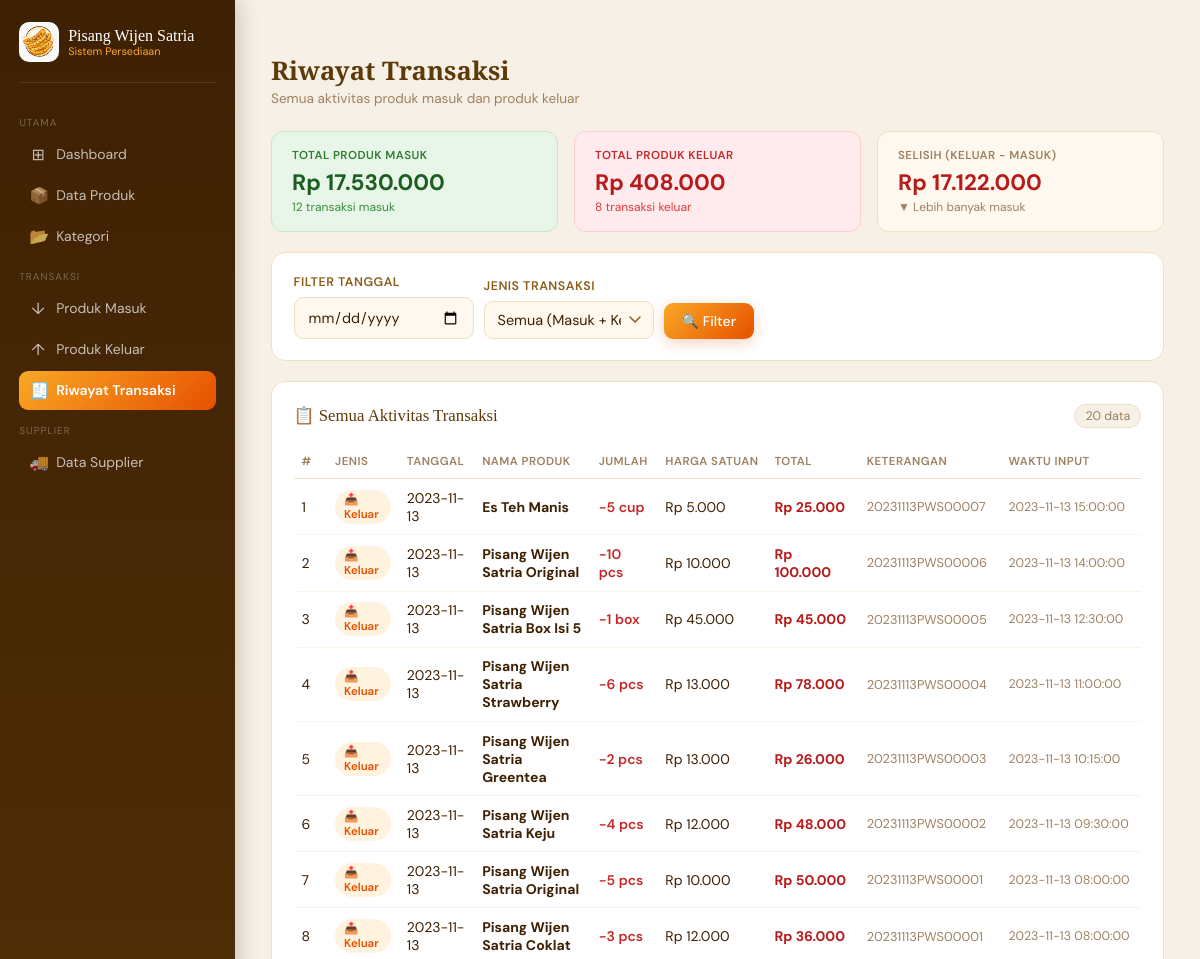
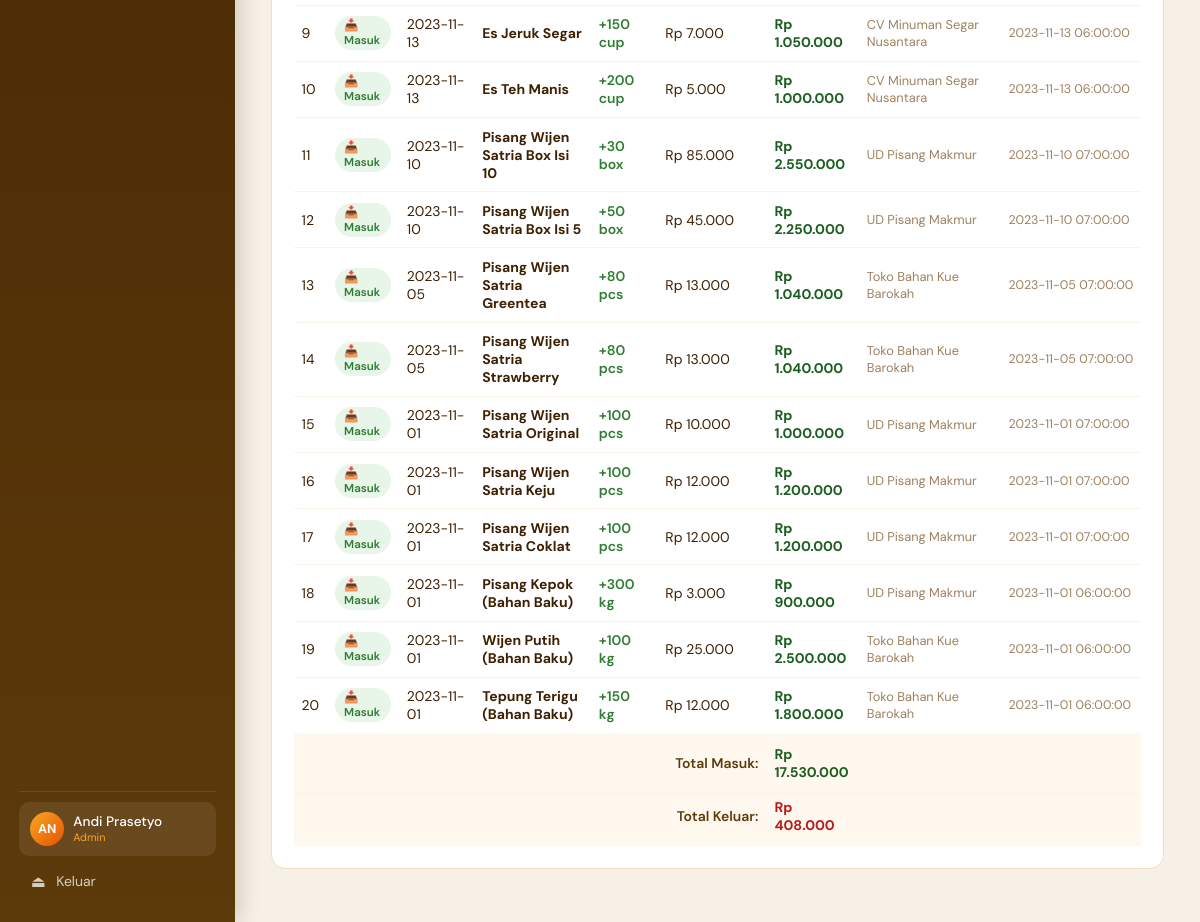
The page /riwayat_transaksi.php (signed in) on the database its author committed (2 pictures, top to bottom).
### tables this page shows
CREATE TABLE `produk_keluar` (
  `id_produk_keluar` int(11) NOT NULL,
  `id_produk_masuk` int(11) NOT NULL,
  `id_transaksi` varchar(20) NOT NULL,
  `qty_kel` varchar(20) NOT NULL,
  `tgl_keluar` varchar(20) NOT NULL,
  `time` timestamp NOT NULL DEFAULT current_timestamp()
);

CREATE TABLE `produk` (
  `id_produk` int(11) NOT NULL,
  `id_kategori` int(11) NOT NULL,
  `id_supplier` int(11) NOT NULL,
  `kode_produk` varchar(10) NOT NULL,
  `stok_min` int(11) NOT NULL,
  `nama_produk` varchar(50) NOT NULL,
  `harga_produk` varchar(25) NOT NULL,
  `satuan` varchar(10) NOT NULL,
  `stok_supp` int(11) NOT NULL
);

CREATE TABLE `produk_masuk` (
  `id_produk_masuk` int(11) NOT NULL,
  `id_produk` int(11) NOT NULL,
  `id_tran_supp` int(11) NOT NULL,
  `qty` varchar(20) NOT NULL,
  `sisa` int(11) NOT NULL,
  `create_time` timestamp NOT NULL DEFAULT current_timestamp(),
  `tgl_masuk` varchar(15) DEFAULT NULL
);

CREATE TABLE `supplier` (
  `id_supplier` int(11) NOT NULL,
  `nama_supplier` varchar(50) NOT NULL,
  `nama_toko` varchar(50) NOT NULL,
  `alamat` varchar(125) NOT NULL,
  `no_hp` varchar(15) NOT NULL,
  `username_supp` varchar(50) NOT NULL,
  `pass_supp` varchar(50) NOT NULL
);

### riwayat_transaksi.php (the view, shortened to what this page needs)
<?php
require_once 'koneksi.php';
$filter_tgl  = isset($_GET['tgl'])  ? mysqli_real_escape_string($koneksi, $_GET['tgl'])  : '';
$filter_jenis= isset($_GET['jenis'])? mysqli_real_escape_string($koneksi, $_GET['jenis']): '';
$where_masuk = "WHERE 1=1";
$q_masuk = mysqli_query($koneksi,
    "SELECT
        pm.id_produk_masuk AS id_ref,
        'masuk'            AS jenis,
        pm.tgl_masuk       AS tanggal,
        p.nama_produk,
        pm.qty             AS jumlah,
        p.satuan,
        p.harga_produk     AS harga_satuan,
        (CAST(pm.qty AS UNSIGNED) * CAST(p.harga_produk AS UNSIGNED)) AS total,
        s.nama_toko        AS keterangan,
        pm.create_time     AS waktu
     FROM produk_masuk pm
     LEFT JOIN produk  p ON pm.id_produk   = p.id_produk
     LEFT JOIN transaksi_supp ts ON pm.id_tran_supp = ts.id_tran_supp
     LEFT JOIN supplier s ON ts.id_supplier = s.id_supplier
     $where_masuk
     ORDER BY pm.create_time DESC LIMIT 100");
$where_keluar = "WHERE 1=1";
$q_keluar = mysqli_query($koneksi,
    "SELECT
        pk.id_produk_keluar AS id_ref,
        'keluar'            AS jenis,
        pk.tgl_keluar       AS tanggal,
        p.nama_produk,
        pk.qty_kel          AS jumlah,
        p.satuan,
        p.harga_produk      AS harga_satuan,
        (CAST(pk.qty_kel AS UNSIGNED) * CAST(p.harga_produk AS UNSIGNED)) AS total,
        pk.id_transaksi     AS keterangan,
        pk.time             AS waktu
     FROM produk_keluar pk
     LEFT JOIN produk_masuk pm ON pk.id_produk_masuk = pm.id_produk_masuk
     LEFT JOIN produk p ON pm.id_produk = p.id_produk
     LEFT JOIN kategori k ON p.id_kategori = k.id_kategori
     $where_keluar
     AND (k.nama_kategori != 'Bahan Baku' OR k.nama_kategori IS NULL)
     ORDER BY pk.time DESC LIMIT 100");
$semua = [];
while ($r = mysqli_fetch_assoc($q_masuk))  $semua[] = $r;
while ($r = mysqli_fetch_assoc($q_keluar)) $semua[] = $r;
usort($semua, fn($a,$b) => strtotime($b['waktu']) - strtotime($a['waktu']));
$total_masuk  = 0; $jml_masuk  = 0;
$total_keluar = 0; $jml_keluar = 0;
foreach ($semua as $r) {
    if ($r['jenis'] === 'masuk')  { $total_masuk  += $r['total']; $jml_masuk++;  }
    if ($r['jenis'] === 'keluar') { $total_keluar += $r['total']; $jml_keluar++; }
}
include 'header_nav.php';
?>
<div class="page-head">
  <div>
    <h1 class="page-title">Riwayat Transaksi</h1>
    <p class="page-sub">Semua aktivitas produk masuk dan produk keluar</p>
  </div>
</div>
<div style="display:grid;grid-template-columns:repeat(3,1fr);gap:1rem;margin-bottom:1.25rem">
  <div style="background:#E8F5E9;border:1px solid #C8E6C9;border-radius:12px;padding:1rem 1.25rem">
    <div style="font-size:.72rem;font-weight:600;text-transform:uppercase;letter-spacing:.04em;color:#2E7D32;margin-bottom:.3rem">Total Produk Masuk</div>
    <div style="font-size:1.4rem;font-weight:700;color:#1B5E20">Rp <?= number_format($total_masuk,0,',','.') ?></div>
    <div style="font-size:.75rem;color:#388E3C;margin-top:2px"><?= $jml_masuk ?> transaksi masuk</div>
  </div>
  <div style="background:#FFEBEE;border:1px solid #FFCDD2;border-radius:12px;padding:1rem 1.25rem">
    <div style="font-size:.72rem;font-weight:600;text-transform:uppercase;letter-spacing:.04em;color:#C62828;margin-bottom:.3rem">Total Produk Keluar</div>
    <div style="font-size:1.4rem;font-weight:700;color:#B71C1C">Rp <?= number_format($total_keluar,0,',','.') ?></div>
    <div style="font-size:.75rem;color:#E53935;margin-top:2px"><?= $jml_keluar ?> transaksi keluar</div>
  </div>
  <div style="background:var(--krem);border:1px solid var(--border);border-radius:12px;padding:1rem 1.25rem">
    <div style="font-size:.72rem;font-weight:600;text-transform:uppercase;letter-spacing:.04em;color:var(--muda);margin-bottom:.3rem">Selisih (Keluar − Masuk)</div>
    <?php $selisih = $total_keluar - $total_masuk; ?>
    <div style="font-size:1.4rem;font-weight:700;color:<?= $selisih >= 0 ? '#1B5E20' : '#B71C1C' ?>">
      Rp <?= number_format(abs($selisih),0,',','.') ?>
    </div>
    <div style="font-size:.75rem;color:var(--muda);margin-top:2px">
      <?= $selisih >= 0 ? '▲ Lebih banyak keluar' : '▼ Lebih banyak masuk' ?>
    </div>
  </div>
</div>
<div class="card mb">
  <form method="GET" action="riwayat_transaksi.php"
        style="display:flex;gap:10px;align-items:flex-end;flex-wrap:wrap">
    <div class="form-group" style="margin:0">
      <label class="form-label">Filter Tanggal</label>
      <input class="form-input" type="date" name="tgl"
             value="<?= htmlspecialchars($filter_tgl) ?>" style="width:180px">
    </div>
    <div class="form-group" style="margin:0">
      <label class="form-label">Jenis Transaksi</label>
      <select class="form-input" name="jenis" style="width:170px">
        <option value=""    <?= $filter_jenis==''      ?'selected':'' ?>>Semua (Masuk + Keluar)</option>
      </select>
    </div>
    <button type="submit" class="btn btn-utama">🔍 Filter</button>
  </form>
</div>
<div class="card">
  <div class="card-head">
    <span class="card-title">📋 Semua Aktivitas Transaksi</span>
    <span class="badge-count"><?= count($semua) ?> data</span>
  </div>
  <?php if (empty($semua)): ?>
  <div style="text-align:center;padding:2.5rem;color:var(--muda)">
    📭 Belum ada data transaksi<?= $filter_tgl ? " pada tanggal $filter_tgl" : '' ?>.
    <br><br>
    <a href="produk_masuk.php" class="btn btn-utama" style="margin-right:8px">+ Catat Produk Masuk</a>
    <a href="produk_keluar.php" class="btn btn-abu">+ Catat Produk Keluar</a>
  </div>
  <?php else: ?>
  <div class="table-wrap">
  <table>
    <thead>
      <tr>
        <th>#</th>
        <th>Jenis</th>
        <th>Tanggal</th>
        <th>Nama Produk</th>
        <th>Jumlah</th>
        <th>Harga Satuan</th>
        <th>Total</th>
        <th>Keterangan</th>
        <th>Waktu Input</th>
      </tr>
    </thead>
    <tbody>
      <?php $no = 1; foreach ($semua as $r): ?>
      <tr>
        <td><?= $no++ ?></td>
        <td>
          <?php if ($r['jenis'] === 'masuk'): ?>
            <span class="badge badge-h">📥 Masuk</span>
          <?php else: ?>
            <span class="badge badge-w">📤 Keluar</span>
          <?php endif; ?>
        </td>
        <td><?= htmlspecialchars($r['tanggal'] ?? '-') ?></td>
        <td><strong><?= htmlspecialchars($r['nama_produk'] ?? '-') ?></strong></td>
        <td>
          <span style="font-weight:600;color:<?= $r['jenis']==='masuk'?'#2E7D32':'#C62828' ?>">
            <?= $r['jenis']==='masuk'?'+':'-' ?><?= htmlspecialchars($r['jumlah']) ?>
            <?= htmlspecialchars($r['satuan'] ?? '') ?>
          </span>
        </td>
        <td>Rp <?= number_format((int)$r['harga_satuan'],0,',','.') ?></td>
        <td>
          <strong style="color:<?= $r['jenis']==='masuk'?'#1B5E20':'#B71C1C' ?>">
            Rp <?= number_format((int)$r['total'],0,',','.') ?>
          </strong>
        </td>
        <td style="font-size:.8rem;color:var(--muda)">
          <?= htmlspecialchars($r['keterangan'] ?? '-') ?>
        </td>
        <td style="font-size:.78rem;color:var(--muda);white-space:nowrap">
          <?= $r['waktu'] ?>
        </td>
      </tr>
      <?php endforeach; ?>
    </tbody>
    <tfoot>
      <tr style="background:var(--krem)">
        <td colspan="6" style="text-align:right;font-weight:600;font-size:.875rem;padding:.75rem .5rem;color:var(--coklat)">
          Total Masuk:
        </td>
        <td style="font-weight:700;color:#1B5E20;padding:.75rem .5rem">
          Rp <?= number_format($total_masuk,0,',','.') ?>
        </td>
        <td colspan="2"></td>
      </tr>
      <tr style="background:var(--krem)">
        <td colspan="6" style="text-align:right;font-weight:600;font-size:.875rem;padding:.25rem .5rem .75rem;color:var(--coklat)">
          Total Keluar:
        </td>
        <td style="font-weight:700;color:#B71C1C;padding:.25rem .5rem .75rem">
          Rp <?= number_format($total_keluar,0,',','.') ?>
        </td>
        <td colspan="2"></td>
      </tr>
    </tfoot>
  </table>
  </div>
  <?php endif; ?>
</div>
<?php include 'footer_nav.php'; ?>

### header_nav.php (style rules this page uses)
*, *::before, *::after { margin:0; padding:0; box-sizing:border-box; }
:root { --kuning:#F9A825; --oranye:#E65100; --coklat:#5D3A0A; --coklat-tua:#3E2003; --muda:#9E8060; --krem:#FFF8EE; --border:#EFE0C4; }
body { font-family:'DM Sans',sans-serif; background:#F7F0E6; color:var(--coklat-tua); min-height:100vh; }
.page-head { display:flex; align-items:center; justify-content:space-between; margin-bottom:1.5rem; }
.page-title { font-family:'Playfair Display',serif; font-size:1.6rem; color:var(--coklat); }
.page-sub { font-size:.85rem; color:var(--muda); margin-top:2px; }
.card { background:#fff; border-radius:14px; padding:1.35rem; border:1px solid var(--border); }
.card.mb { margin-bottom:1.25rem; }
.card-head { display:flex; align-items:center; justify-content:space-between; margin-bottom:1.1rem; flex-wrap:wrap; gap:8px; }
.card-title { font-family:'Playfair Display',serif; font-size:1.05rem; color:var(--coklat); }
.badge-count { background:#F7F0E6; border:1px solid var(--border); padding:3px 10px; border-radius:20px; font-size:.78rem; color:var(--muda); }
.form-group { display:flex; flex-direction:column; }
.form-label { font-size:.78rem; font-weight:600; color:#8B5E1A; text-transform:uppercase; letter-spacing:.04em; margin-bottom:.4rem; }
.form-input { padding:10px 13px; border:1.5px solid var(--border); border-radius:9px; font-family:'DM Sans',sans-serif; font-size:.9rem; color:var(--coklat-tua); background:var(--krem); outline:none; transition:border-color .2s, box-shadow .2s; width:100%; }
.form-input::placeholder { color:#C4A882; }
select.form-input { appearance:none; background-repeat:no-repeat; background-position:right 12px center; padding-right:32px; }
.btn { display:inline-flex; align-items:center; gap:5px; padding:9px 18px; border-radius:9px; font-family:'DM Sans',sans-serif; font-size:.875rem; font-weight:500; cursor:pointer; border:none; text-decoration:none; transition:all .18s; white-space:nowrap; }
.btn-utama { background:linear-gradient(135deg,var(--kuning),var(--oranye)); color:#fff; box-shadow:0 4px 14px rgba(230,81,0,.25); }
.table-wrap { overflow-x:auto; }
table { width:100%; border-collapse:collapse; min-width:500px; }
th { font-size:.72rem; text-transform:uppercase; letter-spacing:.04em; color:var(--muda); font-weight:600; padding:.55rem .5rem; text-align:left; border-bottom:1.5px solid var(--border); white-space:nowrap; }
td { padding:.6rem .5rem; font-size:.875rem; border-bottom:1px solid #FAF4E8; vertical-align:middle; }
tr:last-child td { border-bottom:none; }
.badge { display:inline-block; padding:2px 9px; border-radius:20px; font-size:.72rem; font-weight:600; }
.badge-h { background:#E8F5E9; color:#2E7D32; }
.badge-w { background:#FFF3E0; color:#E65100; }

### rows shown on the page
produk_keluar: shows "📤 Keluar", tgl_keluar "2023-11-13", produk.nama_produk "Es Teh Manis", qty_kel "5", produk.satuan "cup", produk.harga_produk "5.000", total "25.000", id_transaksi "20231113PWS00007", time "2023-11-13 15:00:00"
produk_keluar: shows "📤 Keluar", tgl_keluar "2023-11-13", produk.nama_produk "Pisang Wijen Satria Original", qty_kel "10", produk.satuan "pcs", produk.harga_produk "10.000", total "100.000", id_transaksi "20231113PWS00006", time "2023-11-13 14:00:00"
produk_keluar: shows "📤 Keluar", tgl_keluar "2023-11-13", produk.nama_produk "Pisang Wijen Satria Box Isi 5", qty_kel "1", produk.satuan "box", produk.harga_produk "45.000", total "45.000", id_transaksi "20231113PWS00005", time "2023-11-13 12:30:00"
produk_keluar: shows "📤 Keluar", tgl_keluar "2023-11-13", produk.nama_produk "Pisang Wijen Satria Strawberry", qty_kel "6", produk.satuan "pcs", produk.harga_produk "13.000", total "78.000", id_transaksi "20231113PWS00004", time "2023-11-13 11:00:00"
produk_keluar: shows "📤 Keluar", tgl_keluar "2023-11-13", produk.nama_produk "Pisang Wijen Satria Greentea", qty_kel "2", produk.satuan "pcs", produk.harga_produk "13.000", total "26.000", id_transaksi "20231113PWS00003", time "2023-11-13 10:15:00"
produk_keluar: shows "📤 Keluar", tgl_keluar "2023-11-13", produk.nama_produk "Pisang Wijen Satria Keju", qty_kel "4", produk.satuan "pcs", produk.harga_produk "12.000", total "48.000", id_transaksi "20231113PWS00002", time "2023-11-13 09:30:00"
produk_keluar: shows "📤 Keluar", tgl_keluar "2023-11-13", produk.nama_produk "Pisang Wijen Satria Original", qty_kel "5", produk.satuan "pcs", produk.harga_produk "10.000", total "50.000", id_transaksi "20231113PWS00001", time "2023-11-13 08:00:00"
produk_keluar: shows "📤 Keluar", tgl_keluar "2023-11-13", produk.nama_produk "Pisang Wijen Satria Coklat", qty_kel "3", produk.satuan "pcs", produk.harga_produk "12.000", total "36.000", id_transaksi "20231113PWS00001", time "2023-11-13 08:00:00"
produk_masuk: shows "📥 Masuk", tgl_masuk "2023-11-13", id_produk.nama_produk "Es Jeruk Segar", qty "150", id_produk.satuan "cup", id_produk.harga_produk "7.000", total "1.050.000", supplier.nama_toko "CV Minuman Segar Nusantara", create_time "2023-11-13 06:00:00"
produk_masuk: shows "📥 Masuk", tgl_masuk "2023-11-13", id_produk.nama_produk "Es Teh Manis", qty "200", id_produk.satuan "cup", id_produk.harga_produk "5.000", total "1.000.000", supplier.nama_toko "CV Minuman Segar Nusantara", create_time "2023-11-13 06:00:00"
produk_masuk: shows "📥 Masuk", tgl_masuk "2023-11-10", id_produk.nama_produk "Pisang Wijen Satria Box Isi 10", qty "30", id_produk.satuan "box", id_produk.harga_produk "85.000", total "2.550.000", supplier.nama_toko "UD Pisang Makmur", create_time "2023-11-10 07:00:00"
produk_masuk: shows "📥 Masuk", tgl_masuk "2023-11-10", id_produk.nama_produk "Pisang Wijen Satria Box Isi 5", qty "50", id_produk.satuan "box", id_produk.harga_produk "45.000", total "2.250.000", supplier.nama_toko "UD Pisang Makmur", create_time "2023-11-10 07:00:00"
produk_masuk: shows "📥 Masuk", tgl_masuk "2023-11-05", id_produk.nama_produk "Pisang Wijen Satria Greentea", qty "80", id_produk.satuan "pcs", id_produk.harga_produk "13.000", total "1.040.000", supplier.nama_toko "Toko Bahan Kue Barokah", create_time "2023-11-05 07:00:00"
produk_masuk: shows "📥 Masuk", tgl_masuk "2023-11-05", id_produk.nama_produk "Pisang Wijen Satria Strawberry", qty "80", id_produk.satuan "pcs", id_produk.harga_produk "13.000", total "1.040.000", supplier.nama_toko "Toko Bahan Kue Barokah", create_time "2023-11-05 07:00:00"
produk_masuk: shows "📥 Masuk", tgl_masuk "2023-11-01", id_produk.nama_produk "Pisang Wijen Satria Original", qty "100", id_produk.satuan "pcs", id_produk.harga_produk "10.000", total "1.000.000", supplier.nama_toko "UD Pisang Makmur", create_time "2023-11-01 07:00:00"
produk_masuk: shows "📥 Masuk", tgl_masuk "2023-11-01", id_produk.nama_produk "Pisang Wijen Satria Keju", qty "100", id_produk.satuan "pcs", id_produk.harga_produk "12.000", total "1.200.000", supplier.nama_toko "UD Pisang Makmur", create_time "2023-11-01 07:00:00"
produk_masuk: shows "📥 Masuk", tgl_masuk "2023-11-01", id_produk.nama_produk "Pisang Wijen Satria Coklat", qty "100", id_produk.satuan "pcs", id_produk.harga_produk "12.000", total "1.200.000", supplier.nama_toko "UD Pisang Makmur", create_time "2023-11-01 07:00:00"
produk_masuk: shows "📥 Masuk", tgl_masuk "2023-11-01", id_produk.nama_produk "Pisang Kepok (Bahan Baku)", qty "300", id_produk.satuan "kg", id_produk.harga_produk "3.000", total "900.000", supplier.nama_toko "UD Pisang Makmur", create_time "2023-11-01 06:00:00"
produk_masuk: shows "📥 Masuk", tgl_masuk "2023-11-01", id_produk.nama_produk "Wijen Putih (Bahan Baku)", qty "100", id_produk.satuan "kg", id_produk.harga_produk "25.000", total "2.500.000", supplier.nama_toko "Toko Bahan Kue Barokah", create_time "2023-11-01 06:00:00"
produk_masuk: shows "📥 Masuk", tgl_masuk "2023-11-01", id_produk.nama_produk "Tepung Terigu (Bahan Baku)", qty "150", id_produk.satuan "kg", id_produk.harga_produk "12.000", total "1.800.000", supplier.nama_toko "Toko Bahan Kue Barokah", create_time "2023-11-01 06:00:00"

### other values the page prints
$inisial "AN"
$nama "Andi Prasetyo"
$label_level "Admin"
$total_masuk "17.530.000"
$jml_masuk "12"
$total_keluar "408.000"
$jml_keluar "8"
abs($selisih) "17.122.000"
count($semua) "20"
